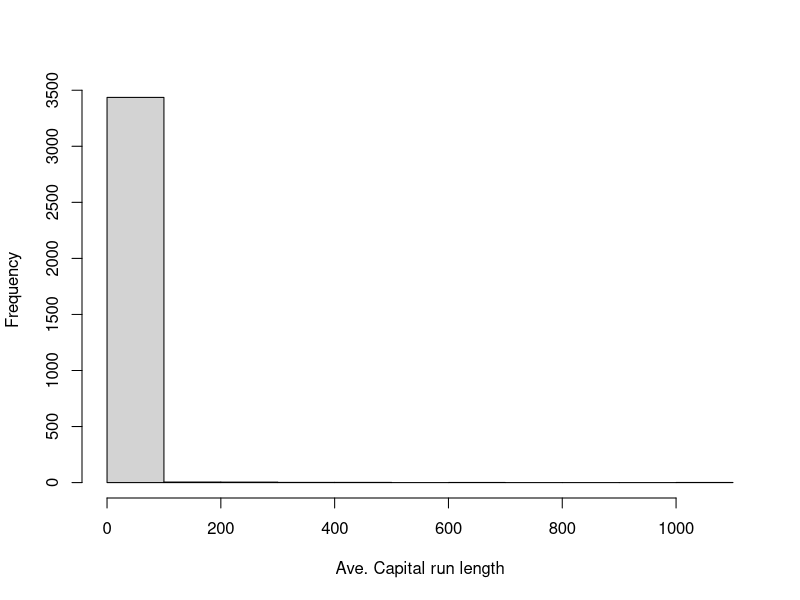
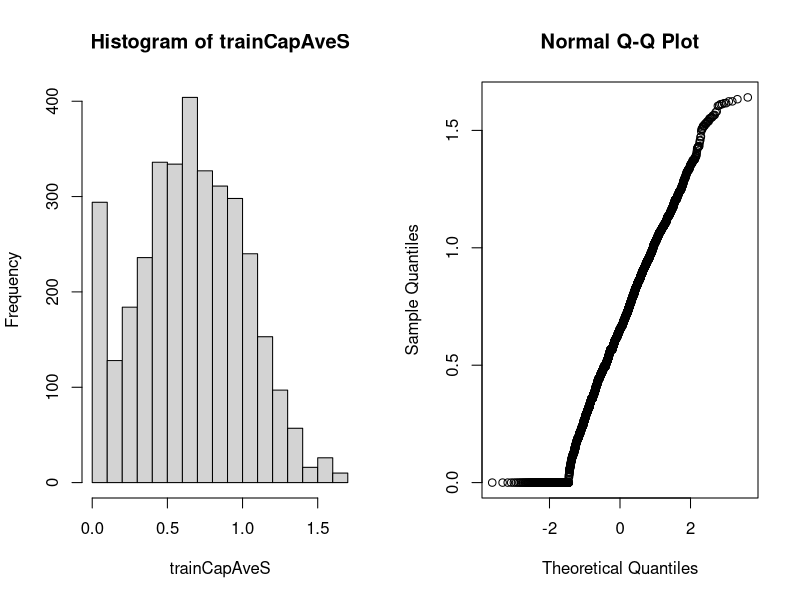

Write R code to recreate these figures, in order.
## ---- chunk 1
knitr::opts_chunk$set(echo = TRUE)
## ---- chunk 2
library(caret)
library(kernlab)
library(RANN)
data(spam)
## ---- chunk 3
inTrain <- createDataPartition(y = spam$type, p = 0.75, list = FALSE)
training <- spam[inTrain,]
testing <- spam[-inTrain,]

hist(training$capitalAve, main = "", xlab= "Ave. Capital run length")
## ---- chunk 4
mean(training$capitalAve)
## ---- chunk 5
sd(training$capitalAve)
## ---- chunk 6
trainCapAve <- training$capitalAve
trainCapAveS <- (trainCapAve - mean(trainCapAve))/sd(trainCapAve)
mean(trainCapAveS)
## ---- chunk 7

testCapAve <- testing$capitalAve
testCapAveS <- (testCapAve - mean(trainCapAve)) / sd(trainCapAve)
mean(testCapAveS)
## ---- chunk 8
sd(testCapAveS)
## ---- chunk 9
preObj <- preProcess(training[,-58], method = c("center", "scale"))
trainCapAveS <- predict(preObj, training[, -58])$capitalAve
mean(trainCapAveS)
## ---- chunk 10
sd(trainCapAveS)
## ---- chunk 11
testCapAveS <- predict(preObj, testing[, -58])$capitalAve
mean(testCapAveS)
## ---- chunk 12
sd(testCapAveS)
## ---- chunk 13
set.seed(323243)
model <- train(type ~ ., data = training, preProcess = c("center", "scale"), method = "glm")
model
## ---- chunk 14
preObj <- preProcess(training[, -58], method = c("BoxCox"))
trainCapAveS <- predict(preObj, training[, -58])$capitalAve
par(mfrow = c(1, 2))
hist(trainCapAveS)
qqnorm(trainCapAveS)
## ---- chunk 15
set.seed(13343)

# Generating NAs to use as example
training$capAve <- training$capitalAve
selectNA <- rbinom(dim(training)[1], size = 1, prob = 0.05) == 1
training$capAve[selectNA] <- NA

# Impute and standardize
preObj <- preProcess(training[, -58], method = "knnImpute")
capAve <- predict(preObj, training[, -58])$capAve

# Standardize true values
capAveTruth <- training$capitalAve
capAveTruth <- (capAveTruth - mean(capAveTruth)) / sd(capAveTruth)
## ---- chunk 16
quantile(capAve - capAveTruth)
## ---- chunk 17
quantile((capAve - capAveTruth)[selectNA])
## ---- chunk 18
quantile((capAve - capAveTruth)[!selectNA])
